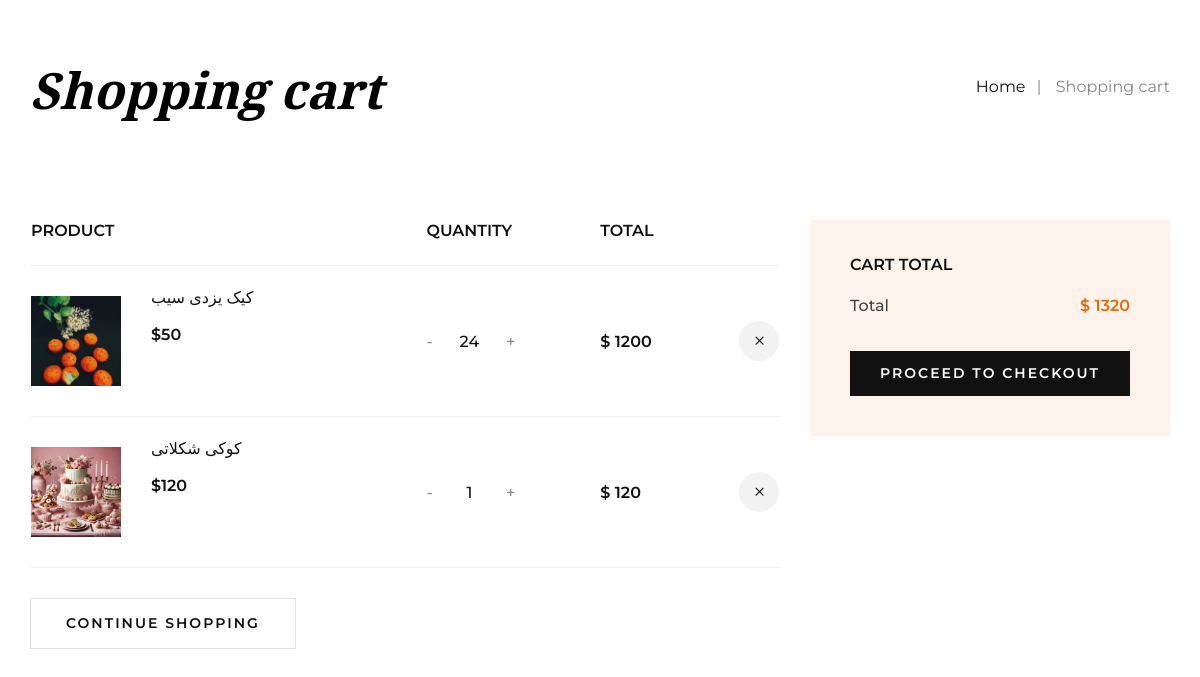
The app's page /cart-detail (signed in), older data.
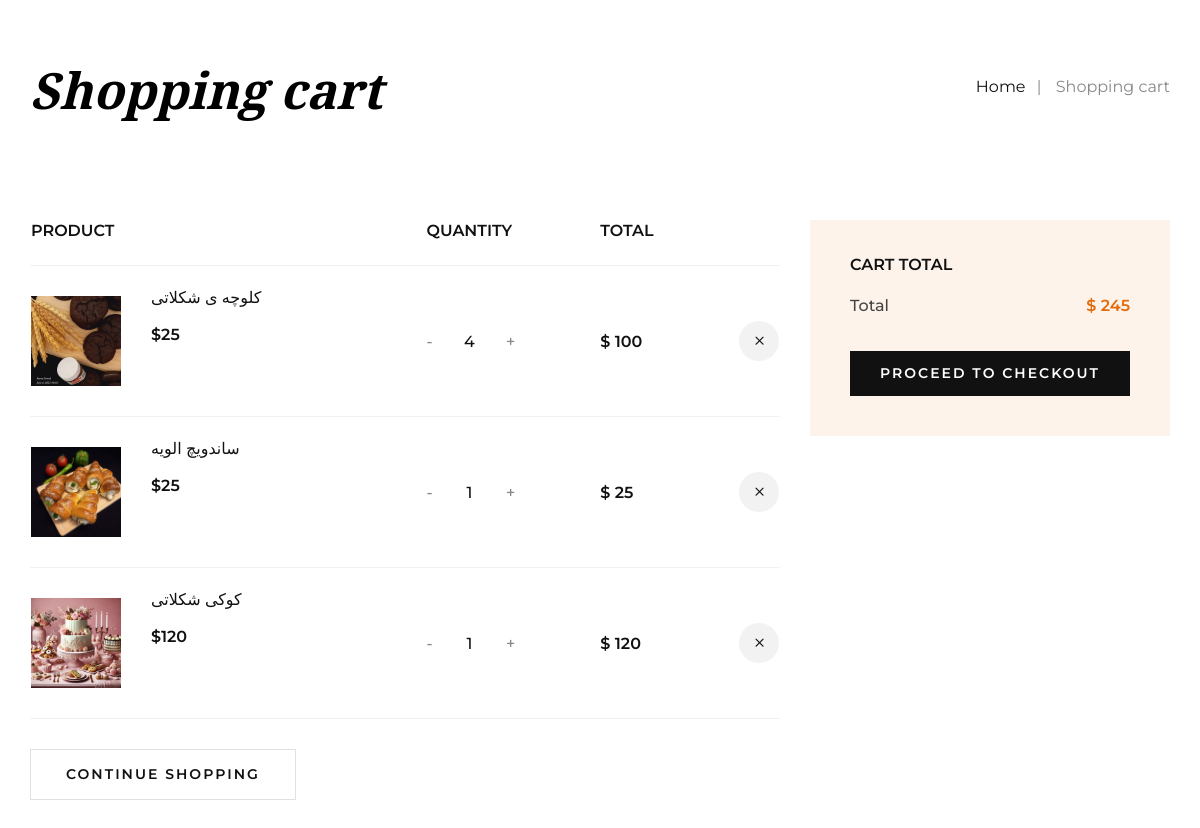
The same page, newer data.
### order_module/models.py (models this page shows, shortened)
class OrderDetail(models.Model):
    order = models.ForeignKey(Order, on_delete=models.CASCADE)
    product = models.ForeignKey(Product, on_delete=models.CASCADE, verbose_name='محصول')
    final_price = models.IntegerField(null=True, blank=True, verbose_name='قیمت نهایی تکی محصول')
    count = models.IntegerField(verbose_name='تعداد')
    class Meta:
        verbose_name = 'cart shop detail'
        verbose_name_plural = 'cart shop details list'

### product_module/models.py (models this page shows, shortened)
class Product(models.Model):
    category = models.ManyToManyField(productCategory, verbose_name='دیته بندی')
    title = models.CharField(max_length=100, verbose_name='عنوان محصول', db_index=True)
    url_title = models.CharField(max_length=100, verbose_name='عنوان در url', db_index=True)
    price = models.IntegerField(verbose_name='قیمت محصول')
    image = models.ImageField(upload_to='images/products', verbose_name='تصویر اصلی')
    short_description = models.TextField(verbose_name='توضحات کوتاه محصول')
    description = models.TextField(verbose_name='توضیحات محصول')
    is_active = models.BooleanField(default=False, verbose_name='فعال')
    slug = models.SlugField(default="", db_index=True, unique=True, null=False, blank=True, max_length=400,
                            allow_unicode=True, verbose_name='slug')
    is_deleted = models.BooleanField(default=False, verbose_name='حذف')
    number = models.IntegerField(verbose_name='حداقل مقدار خرید', default=1, blank=True, null=True)
    class Meta:
        verbose_name = 'product'
        verbose_name_plural = "product's"

### order_module/views.py (the view)
# urls.py: path('cart-detail', views.cart_view, name='cart_detail'),
@login_required
def cart_view(request):
    current_order, created = Order.objects.prefetch_related('orderdetail_set').get_or_create(is_paid=False,
                                                                                             user=request.user)
    total_price = current_order.calculate_total()
    context = {
        'order': current_order,
        'total_price': total_price,
    }
    return render(request, 'order_module/cart_list.html', context)

### order_module/models.py (called while the page is built)
    def calculate_total(self):
        total_price = 0
        if self.is_paid:
            for product_detail in self.orderdetail_set.all():
                total_price += product_detail.final_price * product_detail.count
        else:
            for product_detail in self.orderdetail_set.all():
                total_price += product_detail.product.price * product_detail.count
        return total_price

### polls/templatetags/custom_filters.py (called while the page is built)
@register.simple_tag
def multiply(value, arg):
    return value * arg

### order_module/templates/order_module/cart_list.html (shortened to what this page needs)
{% extends 'shared/layout.html' %}
{% load custom_filters %}
{% block content %}
    <div id="order-detail-content">
        {% include 'cart_partials/cart_list_partials.html' %}
    </div>
{% endblock %}

### templates/shared/layout.html (shortened to what this page needs)
{% load render_partial %}
<html lang="en">
<head>
    {% include 'shared/header_refrencec.html' %}
</head>
<body>
{% block content %}{% endblock %}
</body>
</html>

### templates/shared/header_refrencec.html (shortened to what this page needs)
{% load static %}
<link rel="stylesheet" href="{% static 'css/bootstrap.min.css' %}" type="text/css">
<link rel="stylesheet" href="{% static 'css/flaticon.css' %}" type="text/css">
<link rel="stylesheet" href="{% static 'css/barfiller.css' %}" type="text/css">
<link rel="stylesheet" href="{% static 'css/magnific-popup.css' %}" type="text/css">
<link rel="stylesheet" href="{% static 'css/font-awesome.min.css' %}" type="text/css">
<link rel="stylesheet" href="{% static 'css/elegant-icons.css' %}" type="text/css">
<link rel="stylesheet" href="{% static 'css/nice-select.css' %}" type="text/css">
<link rel="stylesheet" href="{% static 'css/owl.carousel.min.css' %}" type="text/css">
<link rel="stylesheet" href="{% static 'css/slicknav.min.css' %}" type="text/css">
<link rel="stylesheet" href="{% static 'css/style.css' %}" type="text/css">
<link rel="stylesheet" href="{% static 'css/custom.css' %}" type="text/css">

### order_module/templates/cart_partials/cart_list_partials.html (shortened to what this page needs)
{% load custom_filters %}
    <div class="breadcrumb-option">
        <div class="container">
            <div class="row">
                <div class="col-lg-6 col-md-6 col-sm-6">
                    <div class="breadcrumb__text">
                        <h2>Shopping cart</h2>
                    </div>
                </div>
                <div class="col-lg-6 col-md-6 col-sm-6">
                    <div class="breadcrumb__links">
                        <a href="{% url 'home' %}">Home</a>
                        <span>Shopping cart</span>
                    </div>
                </div>
            </div>
        </div>
    </div>
    <section class="shopping-cart spad">
        <div class="container">
            <div class="row">
                <div class="col-lg-8">
                    <div class="shopping__cart__table">
                        <table>
                            <thead>
                            <tr>
                                <th>Product</th>
                                <th>Quantity</th>
                                <th>Total</th>
                                <th></th>
                            </tr>
                            </thead>
                            {% if order.orderdetail_set.all %}
                            <tbody>
                            {% for product in order.orderdetail_set.all %}
                            <tr>
                                <td class="product__cart__item">
                                    <div class="product__cart__item__pic">
                                        <img class="cart-image-size" src="{{ product.product.image.url }}"
                                             alt="">
                                    </div>
                                    <div class="product__cart__item__text">
                                        <h6>{{ product.product.title }}</h6>
                                        <h5>${{ product.product.price }}</h5>
                                    </div>
                                </td>
                                <td class="quantity__item">
                                    <div class="quantity">
                                        <div class="pro-qty">
                                            <input type="text" value="{{ product.count }}"
                                                   id="pro_qty_{{ product.id }}">
                                        </div>
                                    </div>
                                </td>
                                <td class="cart__price">
                                    $ {% multiply product.count product.product.price %}</td>
                                <td class="cart__close" onclick="removeProductCart({{ product.id }})"><span
                                        class="icon_close" id="product_id_bardar"></span></td>
                            </tr>
                            {% endfor %}
                            </tbody>
                            {% else %} <div class="alert alert-success"> <p>سبد خرید شما خالی است</p> </div>
                            {% endif %}
                        </table>
                    </div>
                    <div class="row">
                        <div class="col-lg-6 col-md-6 col-sm-6">
                            <div class="continue__btn">
                                <a href="{% url 'product-list' %}">Continue Shopping</a>
                            </div>
                        </div>
                        <div class="col-lg-6 col-md-6 col-sm-6">
                        </div>
                    </div>
                </div>
                <div class="col-lg-4">
                    <div class="cart__total">
                        <h6>Cart total</h6>
                        <ul>
                            <li>Total <span>$ {{ total_price }}</span></li>
                        </ul>
                        <a href="{% url 'check_address' %}" class="primary-btn">Proceed to checkout</a>
                    </div>
                </div>
            </div>
        </div>
    </section>

### templates/shared/footer_refrences.html (shortened to what this page needs)
{% load static %}

### static/css/custom.css (style rules this page uses)
.cart-image-size { width: 90px; height: 90px; object-fit: cover; }
.product__cart__item__pic { display: flex; align-items: center; }
.product__cart__item__text { margin-left: 50px; }
.product__cart__item__text h6 { color: #111111; font-size: 16px; font-weight: 600; text-transform: uppercase; margin: 0; line-height: 1.2; position: relative; top: -8px; }

Row changes from the older to the newer data that the page shows:
removed OrderDetail: product.image (picture), product "کیک یزدی سیب", product.price "50", count "24", count+product "1200"
added OrderDetail: product.image (picture), product "کلوچه ی شکلاتی", product.price "25", count "4", count+product "100"
added OrderDetail: product.image (picture), product "ساندویچ الویه", product.price "25", count "1", count+product "25"
Text that changed along with them:
{{ total_price }}: "1320" → "245"
